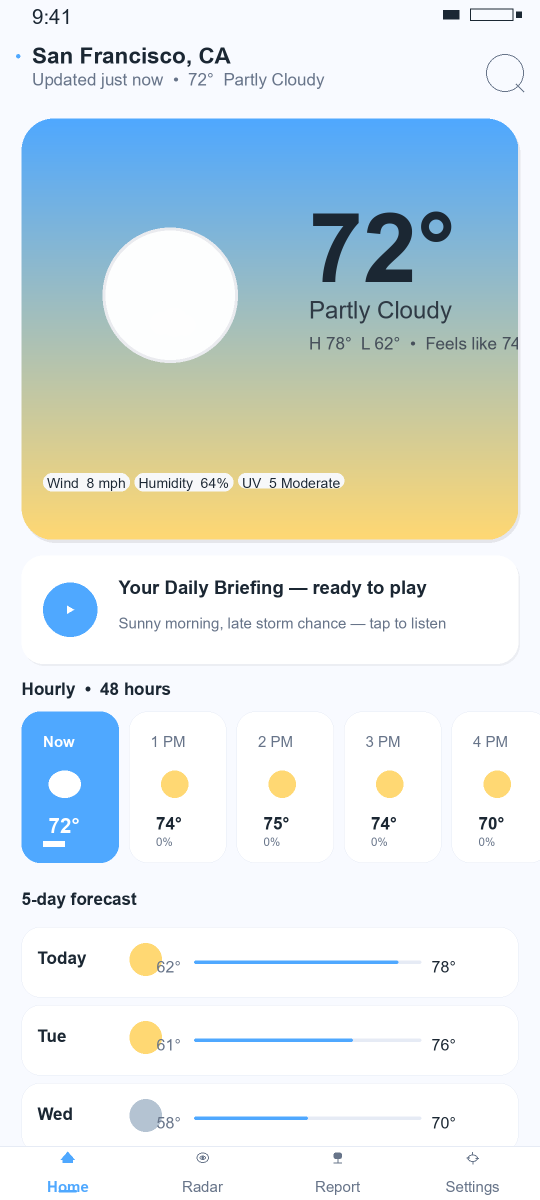
#> input picture store/screenshots/phone/01_home.png, 1080 x 2400 px, given in place of icon-512.png, which was not available (shown at 1/2 size)
$ python gen_promo.py
#> lines starting #> are read from the running program, lines starting #| are printed output that depends on the picture; pictures that were not available may be replaced by others from this repository, and a replacement may not be noted
from PIL import Image, ImageDraw, ImageFont, ImageFilter, ImageOps
import os, math

W, H = 1920, 1080
# Colors
def load_font(size, bold=False):
    paths = [r"C:\Windows\Fonts\arialbd.ttf" if bold else r"C:\Windows\Fonts\Arial.ttf", r"C:\Windows\Fonts\segoeuib.ttf" if bold else r"C:\Windows\Fonts\segoeui.ttf"]
    for p in paths:
        if os.path.exists(p):
            try:
                return ImageFont.truetype(p, size)
            except: pass
    return ImageFont.load_default()

def gradient_bg(w,h, top=(79,168,255), bot=(11,30,61)):
#> called with w = 1920, h = 1080, top = (79, 168, 255), bot = (11, 30, 61)
    bg = Image.new("RGB", (w,h), top)
    d = ImageDraw.Draw(bg)
    for y in range(h):
        t = y/(h-1)
        r = int(top[0]*(1-t)+bot[0]*t)
        g = int(top[1]*(1-t)+bot[1]*t)
        b = int(top[2]*(1-t)+bot[2]*t)
        d.line([(0,y),(w,y)], fill=(r,g,b))
    # subtle bokeh
    overlay = Image.new("RGBA", (w,h), (0,0,0,0))
#> overlay: PIL image 1920x1080 RGBA; every value is 0
    od = ImageDraw.Draw(overlay)
    for (cx,cy,rx,ry,alpha) in [(1650,180,420,220,16),(260,900,380,220,12),(960,540,520,320,6)]:
        od.ellipse([cx-rx, cy-ry, cx+rx, cy+ry], fill=(255,255,255,alpha))
    bg = Image.alpha_composite(bg.convert("RGBA"), overlay).convert("RGB")
    return bg

def draw_phone_mock(bg, screenshot_path, x_center, y_center=540, target_h=920, caption=None, title=None, sub=None, align="right"):
    # bg is PIL image 1920x1080
    img = bg.copy()
    # Load screenshot and scale to target_h keeping aspect (original 1080x2400)
    shot = Image.open(screenshot_path).convert("RGBA")
    # scale so height = target_h
    scale = target_h / shot.height
    new_w = int(shot.width * scale)
    new_h = target_h
    shot_scaled = shot.resize((new_w, new_h), Image.LANCZOS)
    # add device shadow and rounded border
    # create phone frame with rounded corners and shadow
    # shadow
    shadow = Image.new("RGBA", (W,H), (0,0,0,0))
    sd = ImageDraw.Draw(shadow)
    # shadow ellipse under phone
    sx0, sx1 = x_center - new_w//2 -8, x_center + new_w//2 +8
    sy0, sy1 = y_center - new_h//2 -8, y_center + new_h//2 +8
    # blurred shadow via rectangle with alpha
    sd.rounded_rectangle([sx0+6, sy0+8, sx1+6, sy1+8], radius=28, fill=(0,0,0,55))
    img_rgba = img.convert("RGBA")
    img_rgba = Image.alpha_composite(img_rgba, shadow)
    # phone body: white border 12px with rounded 34
    # Create phone card
    phone = Image.new("RGBA", (new_w+24, new_h+24), (0,0,0,0))
    pd = ImageDraw.Draw(phone)
    pd.rounded_rectangle([0,0, new_w+24, new_h+24], radius=36, fill=(22,30,45))
    pd.rounded_rectangle([4,4, new_w+20, new_h+20], radius=32, fill=(0,0,0,255))
    # notch
    pd.rounded_rectangle([ (new_w+24)//2 - 44, 4, (new_w+24)//2 +44, 18], radius=6, fill=(22,30,45))
    # paste screenshot centered
    phone.paste(shot_scaled, (12,12), shot_scaled if shot_scaled.mode=="RGBA" else None)
    # clip? Already rounded via phone bg but screenshot corners not rounded; mask screenshot corners
    mask = Image.new("L", (new_w+24, new_h+24), 0)
    md = ImageDraw.Draw(mask)
    md.rounded_rectangle([12,12, new_w+12, new_h+12], radius=26, fill=255)
    # Apply mask to phone's screenshot area? Simpler: create alpha for phone
    # Use phone as is, just composite
    img_rgba.paste(phone, (x_center - (new_w+24)//2, y_center - (new_h+24)//2), phone)
    draw = ImageDraw.Draw(img_rgba)
    # Titles
    if title or caption:
        # Determine text area opposite phone
        if align=="right":
            tx0 = x_center + new_w//2 + 60
            tx1 = W - 80
        else:
            tx0 = 80
            tx1 = x_center - new_w//2 - 60
        # vertical center
        if title:
            font_title = load_font(54, bold=True)
            font_sub = load_font(28, bold=False)
            # wrap title? Simple split
            # measure
            # Draw title with shadow
            ty = y_center - 80
            # shadow
            draw.text((tx0+2, ty+2), title, font=font_title, fill=(0,0,0,60))
            draw.text((tx0, ty), title, font=font_title, fill=(255,255,255))
            if sub:
                # sub can be multiline (split by \n)
                lines = sub.split("\n")
                ly = ty + 78
                for line in lines:
                    draw.text((tx0, ly), line, font=font_sub, fill=(230,238,247))
                    # measure height
                    try:
                        l,t,r,b = font_sub.getbbox(line)
                        lh = b-t+10
                    except:
                        lh = 32
                    ly += lh
        if caption:
            font_cap = load_font(22, bold=False)
            # pill at bottom of text area
            draw.text((tx0, y_center+140), caption, font=font_cap, fill=(255,216,115))
    return img_rgba.convert("RGB")

# Generate slide images
os.makedirs(r"C:\WINDOWS\TEMP\opencode\promo_slides", exist_ok=True)
slides_dir = r"C:\WINDOWS\TEMP\opencode\promo_slides"

# Slide 1: Feature graphic centered with hero text (use feature graphic as bg? Actually create gradient with large icon left and text right like feature graphic)
def slide1():
    bg = gradient_bg(W,H)
    draw = ImageDraw.Draw(bg.convert("RGBA"))
    # Use large icon
    icon = Image.open(r"H:\weather-app\store\icon-512.png").convert("RGBA")
    icon = icon.resize((420,420), Image.LANCZOS)
#> icon: PIL image 420x420 RGBA
    # shadow
    shadow = Image.new("RGBA", (W,H), (0,0,0,0))
    sd = ImageDraw.Draw(shadow)
    sd.ellipse([240, 780, 240+420+20, 820], fill=(0,0,0,45))
    bg_rgba = bg.convert("RGBA")
    bg_rgba = Image.alpha_composite(bg_rgba, shadow)
    bg_rgba.paste(icon, (240, 300), icon)
    draw = ImageDraw.Draw(bg_rgba)
    font_title = load_font(74, bold=True)
    font_sub = load_font(32, bold=False)
    font_feat = load_font(22, bold=False)
    # Title
    draw.text((742, 340), "AuraCast Weather", font=font_title, fill=(255,255,255))
    draw.text((744, 342), "AuraCast Weather", font=font_title, fill=(0,0,0,35))  # shadow underneath? Actually draw shadow first then white - but we already did white, so redo
    # Correct order: shadow then white
    # We'll just draw again with correct stacking
    # Instead recreate cleanly
    bg_rgba2 = bg.convert("RGBA")
    bg_rgba2 = Image.alpha_composite(bg_rgba2, shadow)
    bg_rgba2.paste(icon, (240, 300), icon)
    d2 = ImageDraw.Draw(bg_rgba2)
    d2.text((744, 342), "AuraCast Weather", font=font_title, fill=(0,0,0,55))
    d2.text((742, 340), "AuraCast Weather", font=font_title, fill=(255,255,255))
    d2.text((742, 430), "Your weather, narrated — fully on-device.", font=font_sub, fill=(255,235,160))
    d2.text((742, 480), "No account • Offline AI • 58 languages", font=font_feat, fill=(230,238,247))
    # badges
    badges = ["Gemma 4 + neural TTS", "RainViewer • NWS", "Open-Meteo"]
    bx = 742
    by = 540
    for b in badges:
        font_b = load_font(18, bold=False)
        try:
            l,t,r,b2 = font_b.getbbox(b)
            tw, th = r-l, b2-t
        except:
            tw, th = font_b.getsize(b)
        pad_x, pad_y = 14, 7
        bw, bh = tw+pad_x*2, th+pad_y*2
        d2.rounded_rectangle([bx, by, bx+bw, by+bh], radius=bh//2, fill=(255,255,255,230))
        d2.text((bx+pad_x, by+pad_y-1), b, font=font_b, fill=(11,30,61))
        bx += bw+12
#> after the loop, bx = 1114
    # Play badge bottom
    d2.rounded_rectangle([742, 620, 742+260, 620+54], radius=12, fill=(255,255,255))
    d2.text((762, 632), "GET IT ON  Google Play", font=load_font(20, bold=True), fill=(11,30,61))
    # small notice coming soon
    d2.text((1016, 638), "Coming soon", font=load_font(18, bold=False), fill=(255,255,255,200))
    return bg_rgba2.convert("RGB")

def slide_for_screenshot(screenshot_path, title, sub, caption, align="right"):
    bg = gradient_bg(W,H)
    return draw_phone_mock(bg, screenshot_path, x_center= 520 if align=="right" else 1400, y_center=540, target_h=880, title=title, sub=sub, caption=caption, align=align)
#> after the loop in draw_phone_mock, `for line in lines:`: ly = 598

# Create slides
slides = []

# Slide 1
s1 = slide1()
s1_path = os.path.join(slides_dir, "slide1.png")
s1.save(s1_path, "PNG", optimize=True)
slides.append(s1_path)
print("slide1", s1_path)

# Slide 2: Home
s2 = slide_for_screenshot(r"H:\weather-app\store\screenshots\phone\01_home.png", "Stay ahead of the day", "Current • 48-hour hourly • 5-day\nOpen-Meteo + NWS • Offline cache\nBeautiful Meteocons + Material 3", "Home • Hero + hourly strip + 5-day", align="right")
s2_path = os.path.join(slides_dir, "slide2.png")
s2.save(s2_path, "PNG", optimize=True)
slides.append(s2_path)
print("slide2")

# Slide 3: Radar
s3 = slide_for_screenshot(r"H:\weather-app\store\screenshots\phone\02_radar.png", "Live precipitation radar", "RainViewer + NWS tiles on osmdroid\nPlay/pause & scrub — 40 min loop\nPulsing location • Attribution", "Radar • Animated tiles • No API key", align="left")
#> call 2 of draw_phone_mock, with x_center = 1400, y_center = 540, target_h = 880, caption = 'Radar • Animated tiles • No API key', title = 'Live precipitation radar', align = 'left'
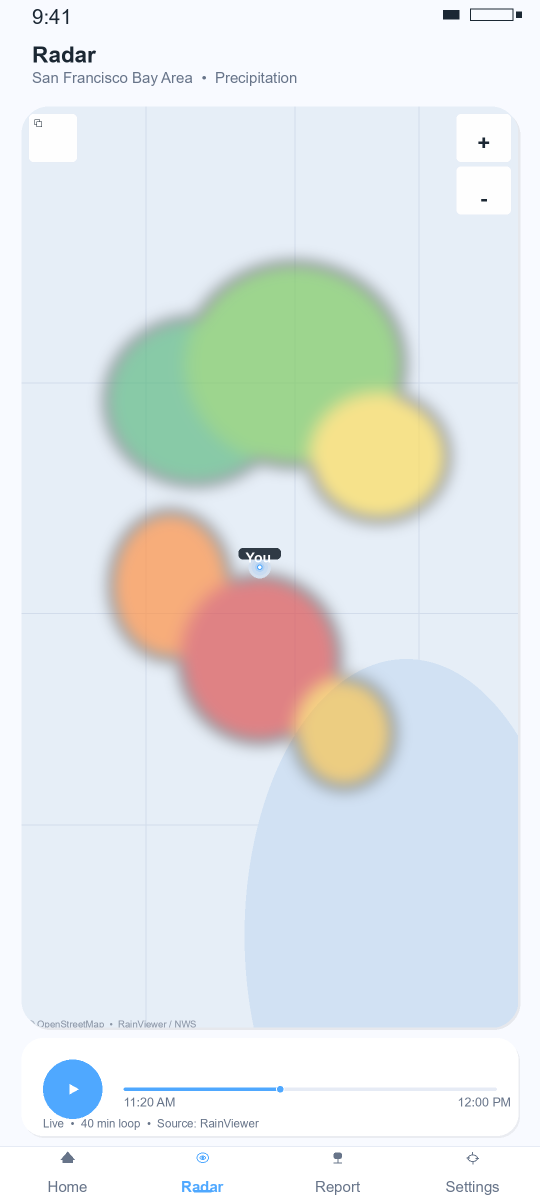
#> input picture store/screenshots/phone/02_radar.png, 1080 x 2400 px, found by its file name (shown at 1/2 size)
#> after the loop in draw_phone_mock (call 2), `for line in lines:`: ly = 596
s3_path = os.path.join(slides_dir, "slide3.png")
s3.save(s3_path, "PNG", optimize=True)
slides.append(s3_path)
print("slide3")

# Slide 4: Report
s4 = slide_for_screenshot(r"H:\weather-app\store\screenshots\phone\03_report.png", "Your weather, narrated", "On-device Gemma 4 • LiteRT-LM\nReal neural TTS • Voice picker\n Karaoke transcript + 58 languages via ML Kit", "Report • Podcast player • On-device AI", align="right")
#> call 3 of draw_phone_mock, with x_center = 520, y_center = 540, target_h = 880, caption = 'Report • Podcast player • On-device AI', title = 'Your weather, narrated', align = 'right'
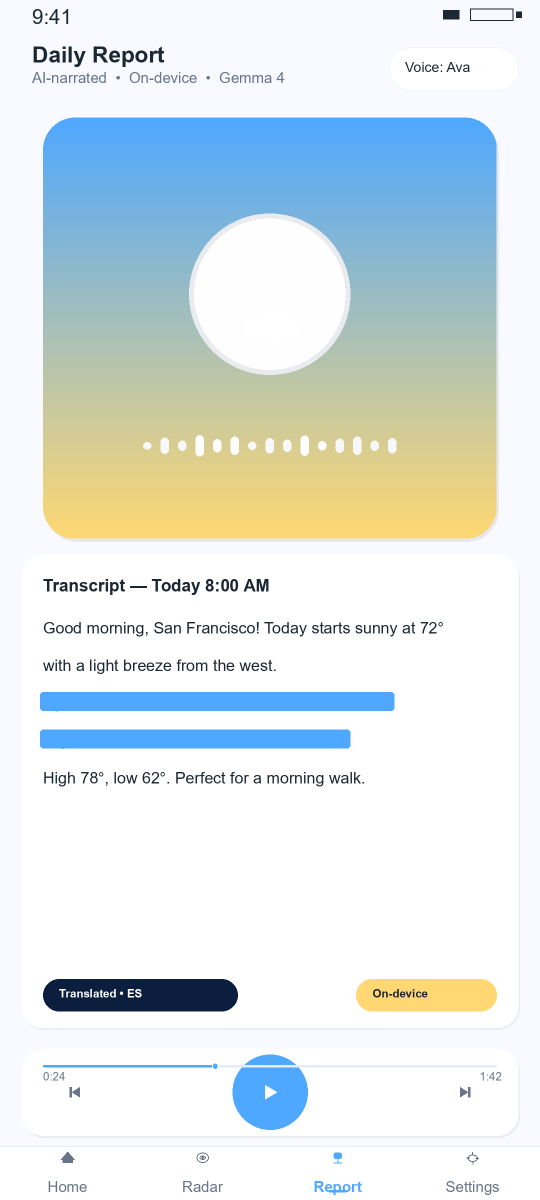
#> input picture store/screenshots/phone/03_report.png, 1080 x 2400 px, found by its file name (shown at 1/2 size)
s4_path = os.path.join(slides_dir, "slide4.png")
s4.save(s4_path, "PNG", optimize=True)
slides.append(s4_path)
print("slide4")

# Slide 5: Multi-device + closing
def slide5():
    bg = gradient_bg(W,H)
    # Show 3 phones side by side: phone, 7inch, 10inch scaled
    # Load screenshots
    phone = Image.open(r"H:\weather-app\store\screenshots\phone\01_home.png").convert("RGBA")
    tab7 = Image.open(r"H:\weather-app\store\screenshots\7inch\01_home_7in.png").convert("RGBA")
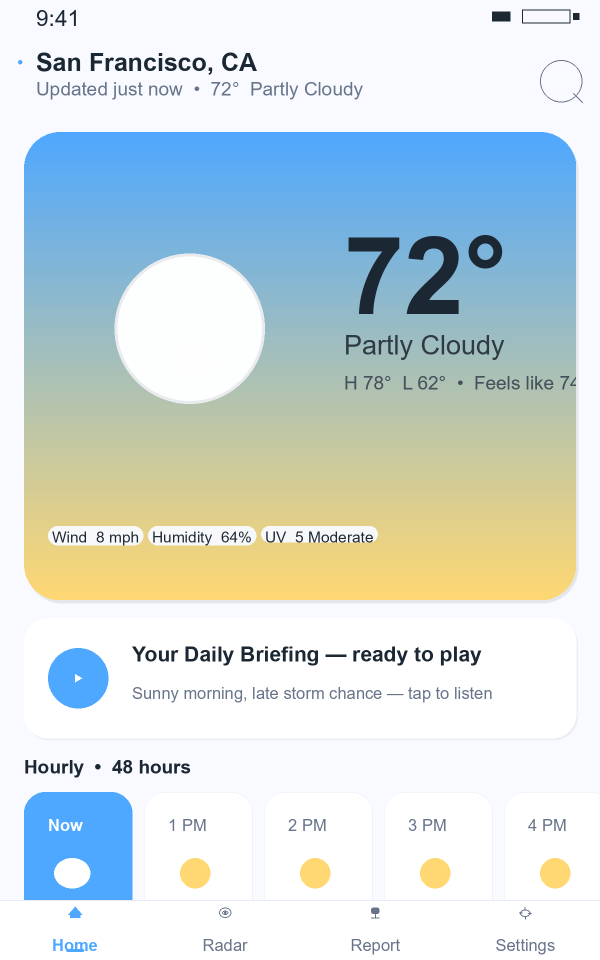
#> input picture store/screenshots/7inch/01_home_7in.png, 1200 x 1920 px, found by its file name (shown at 1/2 size)
    tab10 = Image.open(r"H:\weather-app\store\screenshots\10inch\01_home_10in.png").convert("RGBA")
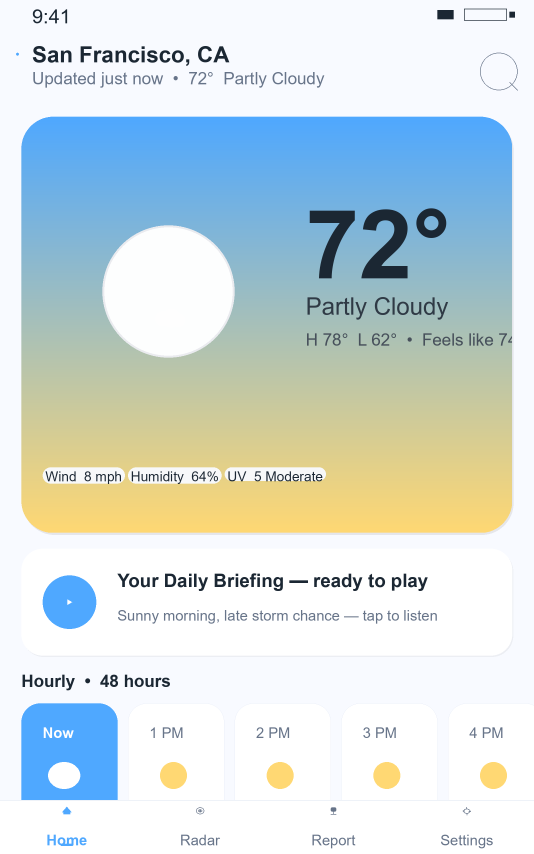
#> input picture store/screenshots/10inch/01_home_10in.png, 1600 x 2560 px, found by its file name (shown at 1/3 size)
    # Scale heights
    def phone_mock_small(sh, h, x):
#> called with h = 820, x = 520
        scale = h / sh.height
        nw = int(sh.width * scale)
        scaled = sh.resize((nw, h), Image.LANCZOS)
        # shadow
        shadow = Image.new("RGBA", (W,H), (0,0,0,0))
        sd = ImageDraw.Draw(shadow)
        sd.rounded_rectangle([x - nw//2 -10 +4, 540 - h//2 -10+6, x + nw//2 +10+4, 540 + h//2 +10+6], radius=28, fill=(0,0,0,35))
        bg_rgba = bg.convert("RGBA")
        bg_rgba = Image.alpha_composite(bg_rgba, shadow)
        # phone frame
        frame = Image.new("RGBA", (nw+20, h+20), (0,0,0,0))
#> frame: PIL image 389x840 RGBA; every value is 0
        fd = ImageDraw.Draw(frame)
        fd.rounded_rectangle([0,0, nw+20, h+20], radius=28, fill=(22,30,45))
        frame.paste(scaled, (10,10), scaled)
        # mask corners
        mask = Image.new("L", (nw+20, h+20), 0)
#> mask: PIL image 389x840 L; every value is 0
        md = ImageDraw.Draw(mask)
        md.rounded_rectangle([10,10, nw+10, h+10], radius=20, fill=255)
        # Apply via paste with mask? Just use frame alpha already rounded via bg; we'll keep as is
        bg_rgba.paste(frame, (x - (nw+20)//2, 540 - (h+20)//2), frame)
        return bg_rgba
    bg_rgba = bg.convert("RGBA")
    # Composite sequentially
    # First do 7inch at left
    tmp = phone_mock_small(phone, 820, 520)
    # need to recompose: phone_mock_small created fresh from bg, not incremental. So do incremental manually
    # Let's do all three in one canvas
    canvas = bg.convert("RGBA")
    for (sh, h, x) in [(phone, 720, 380), (tab7, 800, 960), (phone, 680, 1560)]:  # Actually use phone for all but vary? Use tab10 for right? Use _use correct_
        pass
#> this loop made 3 passes
#> (h, x) on passes 1 to 3: (720, 380), (800, 960), (680, 1560)
    # Simpler: just paste three phones with offsets using helper that composites onto canvas
    canvas = bg.convert("RGBA")
    items = [
        (r"H:\weather-app\store\screenshots\7inch\02_radar_7in.png", 720, 430),
        (r"H:\weather-app\store\screenshots\phone\01_home.png", 820, 960),
        (r"H:\weather-app\store\screenshots\10inch\03_report_10in.png", 760, 1490),
    ]
    for path, h, cx in items:
        sh = Image.open(path).convert("RGBA")
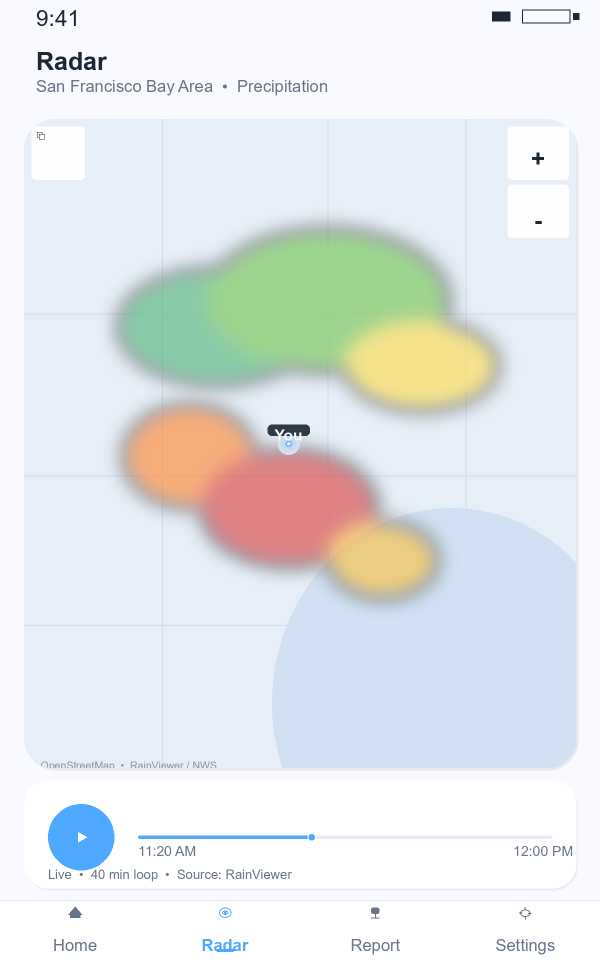
#> input picture store/screenshots/7inch/02_radar_7in.png, 1200 x 1920 px, found by its file name (shown at 1/2 size)
        scale = h / sh.height
        nw = int(sh.width * scale)
        scaled = sh.resize((nw, h), Image.LANCZOS)
#> scaled: PIL image 450x720 RGBA
        # shadow
        shadow = Image.new("RGBA", (W,H), (0,0,0,0))
        sd = ImageDraw.Draw(shadow)
        sd.rounded_rectangle([cx - nw//2 -8 +5, 540 - h//2 -8+7, cx + nw//2 +8+5, 540 + h//2 +8+7], radius=28, fill=(0,0,0,40))
        canvas = Image.alpha_composite(canvas, shadow)
        frame = Image.new("RGBA", (nw+18, h+18), (0,0,0,0))
#> frame: PIL image 468x738 RGBA; every value is 0
        fd = ImageDraw.Draw(frame)
        fd.rounded_rectangle([0,0, nw+18, h+18], radius=30, fill=(22,30,45))
        fd.rounded_rectangle([3,3, nw+15, h+15], radius=26, fill=(0,0,0,255))
        frame.paste(scaled, (9,9), scaled if scaled.mode=="RGBA" else None)
        canvas.paste(frame, (cx - (nw+18)//2, 540 - (h+18)//2), frame)
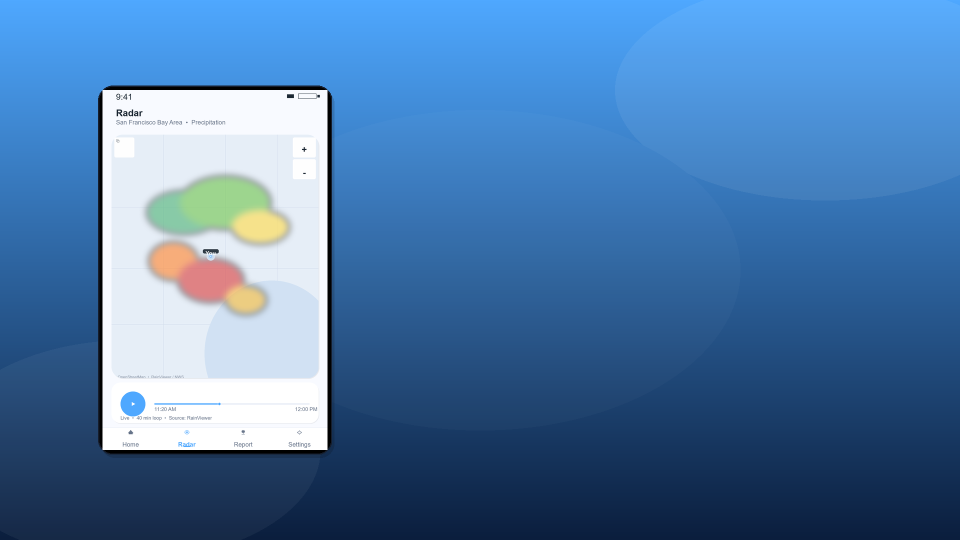
#> canvas: PIL image 1920x1080 RGBA (shown at 1/2 size); mean R, G, B, A 75.8, 120.7, 169.1, 255
    draw = ImageDraw.Draw(canvas)
    # Title bottom
    font_title = load_font(42, bold=True)
    font_sub = load_font(24, bold=False)
    # center text at bottom
    title = "One app. Every screen. Truly yours."
    sub = "Privacy-first • No account • Light & dark • Ad-free option via Play Billing"
    # measure title
    try:
        l,t,r,b = font_title.getbbox(title)
        tw = r-l
    except:
        tw = len(title)*20
    draw.text((W//2 - tw//2 +2, 880+2), title, font=font_title, fill=(0,0,0,50))
    draw.text((W//2 - tw//2, 880), title, font=font_title, fill=(255,255,255))
    try:
        l,t,r,b = font_sub.getbbox(sub)
        tw2 = r-l
    except:
        tw2 = len(sub)*10
    draw.text((W//2 - tw2//2, 940), sub, font=font_sub, fill=(255,255,255,230))
    # small url
    draw.text((W//2 - 140, 985), "auracast-weather.web.app  •  support@auracast.app", font=load_font(18, bold=False), fill=(255,216,115))
    return canvas.convert("RGB")

s5 = slide5()
s5_path = os.path.join(slides_dir, "slide5.png")
s5.save(s5_path, "PNG", optimize=True)
slides.append(s5_path)
print("slide5")

# Also generate poster from slide1
poster_path = os.path.join(slides_dir, "poster.png")
s1.save(poster_path, "PNG", optimize=True)
print("poster", poster_path)

# Now generate video via ffmpeg: 30 seconds total, 6 sec per slide, 30fps
# Use ffmpeg with concat and xfade or simple concat with no transition
# We'll create a concat file list with each slide duplicated for duration
import subprocess, textwrap

# Create ffmpeg concat list
list_path = os.path.join(slides_dir, "concat.txt")
with open(list_path, "w") as f:
    for p in slides:
        # Use forward slashes for ffmpeg
        pf = p.replace("\\", "/")
        f.write(f"file '{pf}'\n")
        f.write(f"duration 6\n")
    # need last file again without duration per concat demuxer spec
    f.write(f"file '{slides[-1].replace(chr(92),'/')}'\n")

print(open(list_path).read())

# Build video with crossfade using xfade filter is more complex with 5 inputs. Simpler: use zoompan or just hard cuts via concat then encode.
# We'll use concat demuxer with framerate
# First encode hard-cut version
out_mp4 = r"H:\weather-app\store\promo.mp4"
out_webm = r"H:\weather-app\store\promo.webm"
out_poster = r"H:\weather-app\store\promoPoster.png"
# Ensure store dir
os.makedirs(r"H:\weather-app\store", exist_ok=True)

# ffmpeg command for 30s video at 30fps, each image 6 sec
# Use: ffmpeg -f concat -safe 0 -i concat.txt -vf "scale=1920:1080:flags=lanczos,format=yuv420p" -r 30 -c:v libx264 -pix_fmt yuv420p -movflags +faststart out
cmd = [
    "ffmpeg", "-y",
    "-f", "concat", "-safe", "0", "-i", list_path,
    "-vf", "scale=1920:1080:flags=lanczos,format=yuv420p",
    "-r", "30",
    "-c:v", "libx264", "-profile:v", "high", "-crf", "18", "-preset", "medium",
    "-pix_fmt", "yuv420p",
    "-movflags", "+faststart",
    out_mp4
]
print(" ".join(cmd))
#> (the run stopped early here; a loop or call above may not have finished)
